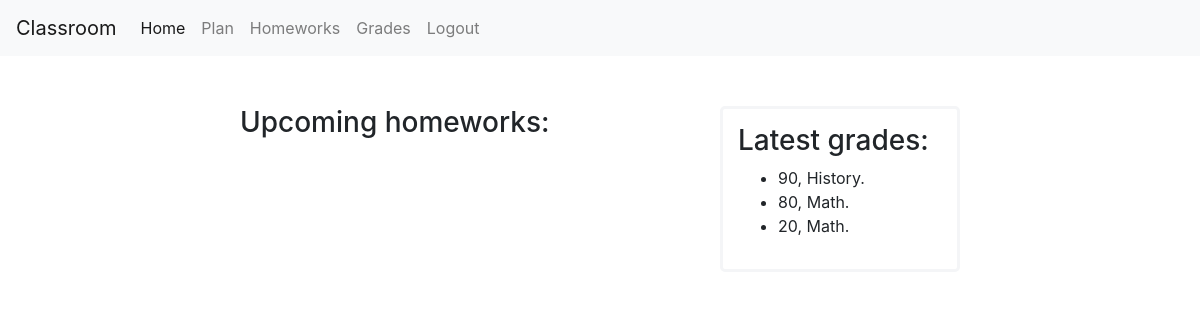
Page / (signed in) on the earlier database version.
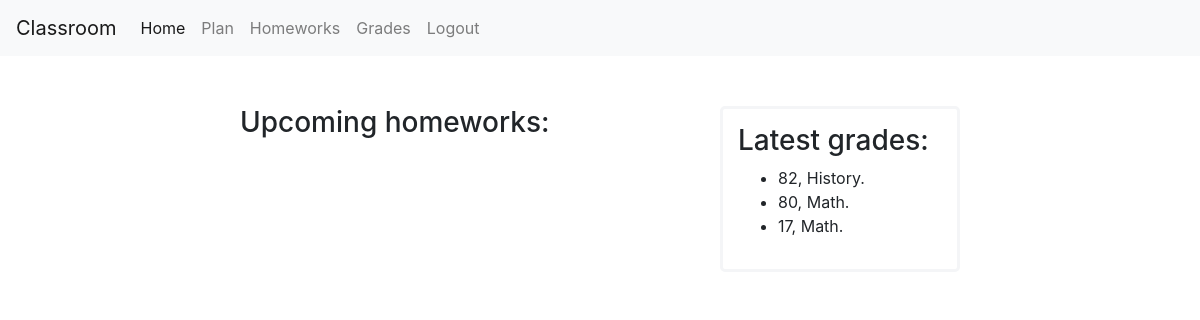
Same page on the later database version.
### classroom/models.py (models this page shows)
class Grade(models.Model):
    submission = models.ForeignKey(homework_submission, on_delete=models.CASCADE, related_name="grade")
    grade = models.IntegerField()
    feedback = models.CharField(max_length=1000)
    teacher = models.ForeignKey(User, on_delete=models.CASCADE, related_name="students_grades")

class homework_submission(models.Model):
    homework = models.ForeignKey(Homework, on_delete=models.CASCADE, related_name="students_submissions")
    student = models.ForeignKey(User, on_delete=models.CASCADE, related_name="my_submissions")
    content = models.CharField(max_length=10000)

class Homework(models.Model):
    subject = models.CharField(max_length=300, choices=SUBJECT_CHOICES)
    content = models.CharField(max_length=10000)
    deadline = models.DateField()
    group = models.ForeignKey(Class, on_delete=models.CASCADE, related_name="homeworks")
    teacher = models.ForeignKey(User, on_delete=models.CASCADE, related_name="given_homeworks")

### classroom/views.py (the view)
# urls.py: path("", views.index, name="index"),
@login_required
def index(request):
    user=request.user
    permission=True
    grades = list()
    if user.type == "SU":
        group = user.group
        homeworks = group.homeworks.filter(deadline__gte=date.today()).order_by('deadline')
        submissions = user.my_submissions.all()
        i =0
        for submission in submissions:
            if i>=3:
                break
            if submission.grade.first():
                i+=1
                grades.append(submission.grade.first())
    else:
        permission=False
        homeworks = user.given_homeworks.all().filter(deadline__gte=date.today()).order_by('deadline')[:3]
    return render(request, "classroom/index.html", {
        "homeworks": homeworks,
        "grades": grades,
        "permission": permission
    })

### classroom/templates/classroom/index.html (shortened to what this page needs)
{% extends "classroom/layout.html" %}
{% load static %}
{%block body%}
    <div id="home-page">
        <div id="home-homeworks">
            <div><h3>Upcoming homeworks:</h3></div>
            </div>
        {% if permission == True%}
        <div id="home-grades">
            <div><h3>Latest grades:</h3></div>
            <ul>
                {%for grade in grades %}
                <li>{{grade.grade}}, {{grade.submission.homework.get_subject_display}}.
                </li>
                {%endfor%}
            </ul>
        </div>
    </div>
    {%endif%}
{%endblock%}

Differences in the rows shown:
changed Grade "History": grade "90" → "82"
changed Grade (number 3 of 3 on the later page): grade "20" → "17"
